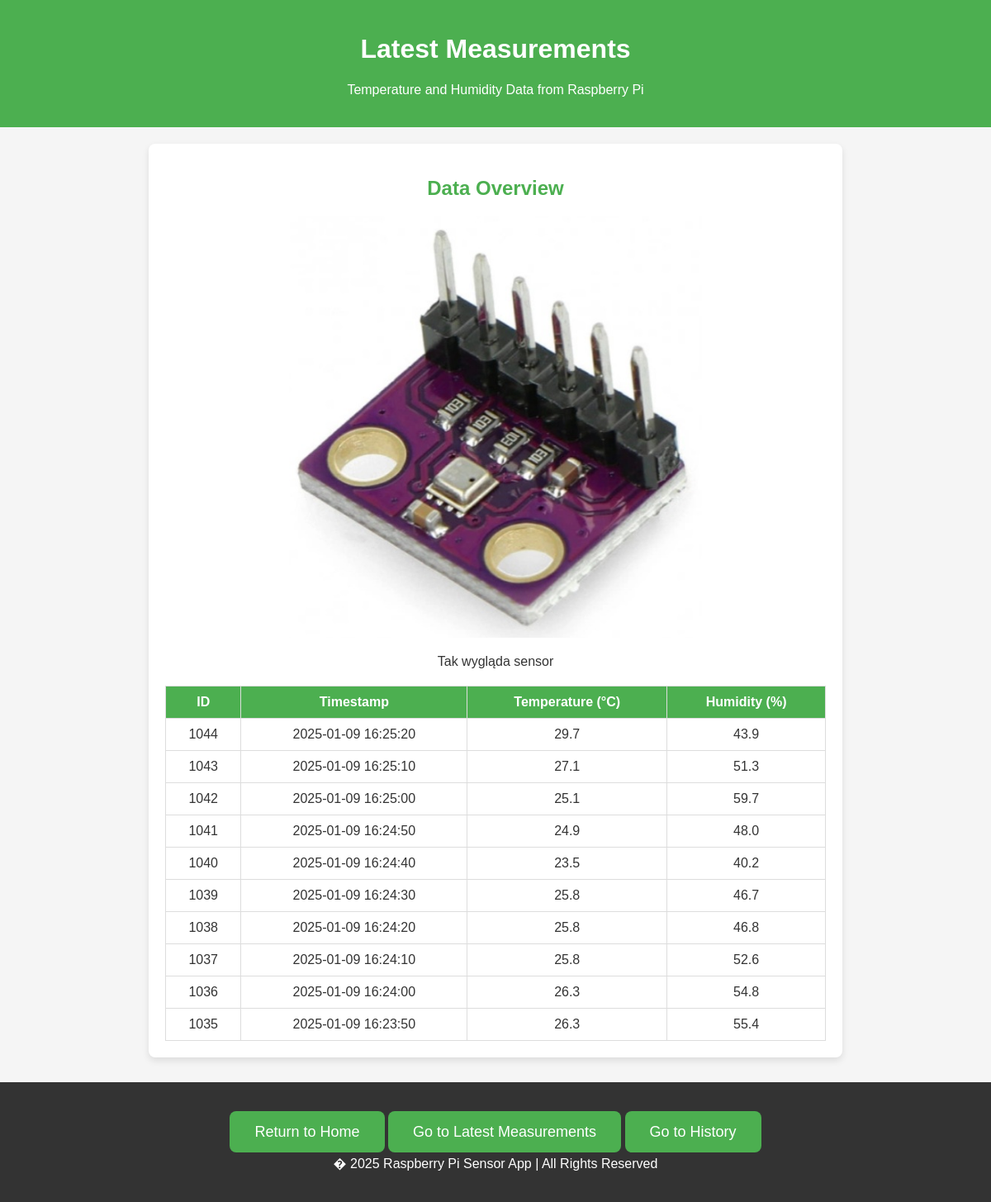
Page /measurements_page on the earlier database version.
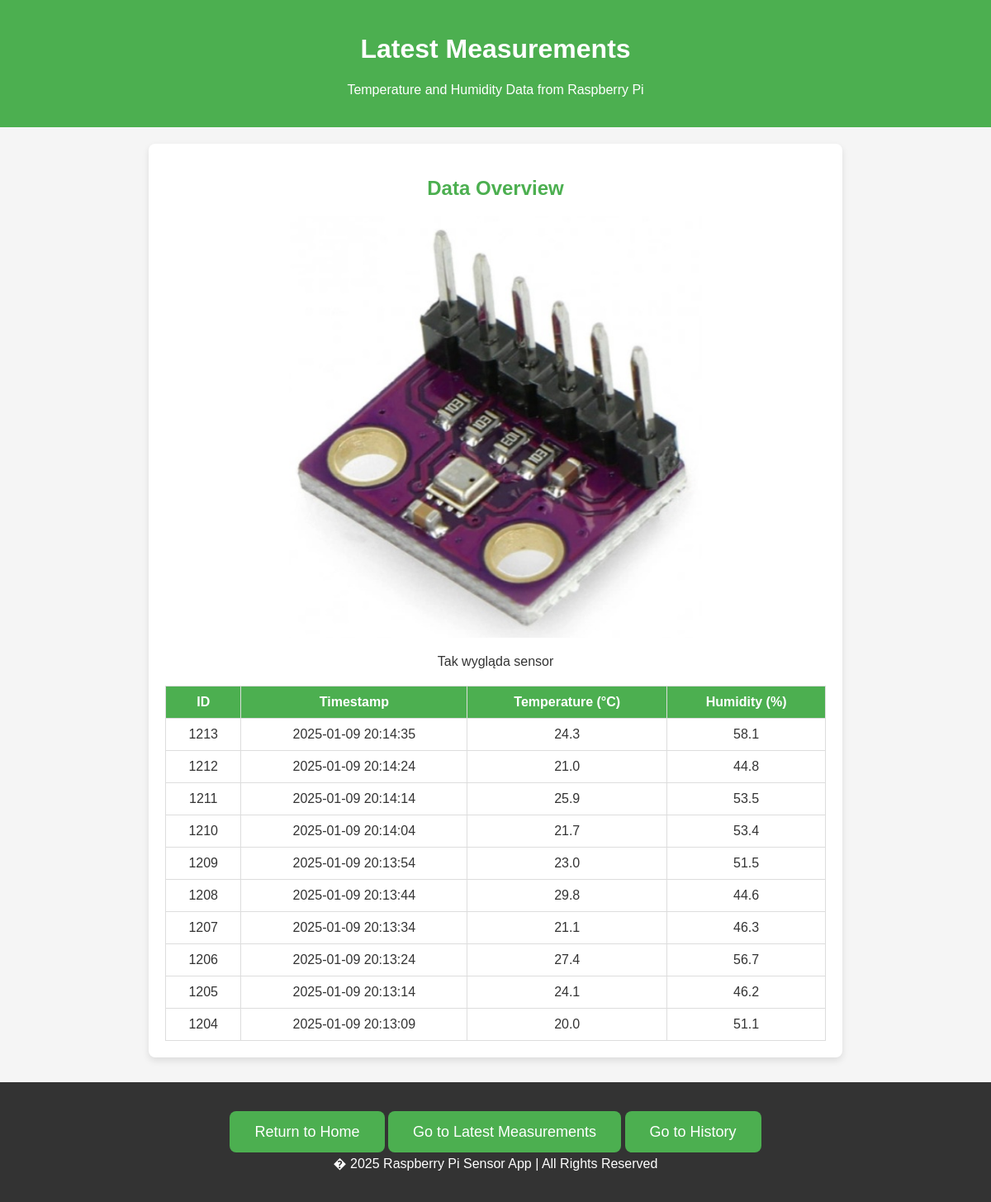
Same page on the later database version.
### tables this page shows
CREATE TABLE weather_control (
            id INTEGER PRIMARY KEY AUTOINCREMENT,
            timestamp DATETIME DEFAULT CURRENT_TIMESTAMP,
            temperature REAL,
            humidity REAL
        );

### app.py (the view)
@app.route('/measurements_page')
def measurements_page():
    conn = sqlite3.connect(DB_PATH)
    cursor = conn.cursor()
    cursor.execute("SELECT * FROM weather_control ORDER BY timestamp DESC LIMIT 10")
    measurements = cursor.fetchall()
    conn.close()
    return render_template('measurements.html', measurements=measurements)

### templates/measurements.html (shortened to what this page needs)
<!DOCTYPE html>
<html lang="en">
<head>
    <link rel="stylesheet" href="static/css/index.css">
</head>
<body>
    <header>
        <h1 class="welcome-msg">Latest Measurements</h1>
        <p>Temperature and Humidity Data from Raspberry Pi</p>
    </header>
    <div class="container">
        <h2>Data Overview</h2>
        <div class="image-container">
            <img src="static/images/weather.jpg" alt="Weather detector" class="resized-image">
            <p>Tak wygląda sensor</p>
        </div>
        <table>
            <thead>
                <tr>
                    <th>ID</th>
                    <th>Timestamp</th>
                    <th>Temperature (&deg;C)</th>
                    <th>Humidity (%)</th>
                </tr>
            </thead>
            <tbody>
                {% for measurement in measurements %}
                    <tr>
                        <td>{{ measurement[0] }}</td>
                        <td>{{ measurement[1] }}</td>
                        <td>{{ measurement[2] }}</td>
                        <td>{{ measurement[3] }}</td>
                    </tr>
                {% endfor %}
            </tbody>
        </table>
    </div>
    <footer>
        <div class="cta">
            <a href="/" class="button">Return to Home</a>
            <a href="/measurements_page" class="button">Go to Latest Measurements</a>
            <a href="/history_page" class="button">Go to History</a>
        </div>
        <p>� 2025 Raspberry Pi Sensor App | All Rights Reserved</p>
    </footer>
</body>
</html>

Differences in the rows shown:
no longer on this page (row unchanged): weather_control: id "1044", timestamp "2025-01-09 16:25:20", temperature "29.7", humidity "43.9"
no longer on this page (row unchanged): weather_control: id "1043", timestamp "2025-01-09 16:25:10", temperature "27.1", humidity "51.3"
no longer on this page (row unchanged): weather_control: id "1042", timestamp "2025-01-09 16:25:00", temperature "25.1", humidity "59.7"
no longer on this page (row unchanged): weather_control: id "1041", timestamp "2025-01-09 16:24:50", temperature "24.9", humidity "48.0"
no longer on this page (row unchanged): weather_control: id "1040", timestamp "2025-01-09 16:24:40", temperature "23.5", humidity "40.2"
no longer on this page (row unchanged): weather_control: id "1039", timestamp "2025-01-09 16:24:30", temperature "25.8", humidity "46.7"
no longer on this page (row unchanged): weather_control: id "1038", timestamp "2025-01-09 16:24:20", temperature "25.8", humidity "46.8"
no longer on this page (row unchanged): weather_control: id "1037", timestamp "2025-01-09 16:24:10", temperature "25.8", humidity "52.6"
no longer on this page (row unchanged): weather_control: id "1036", timestamp "2025-01-09 16:24:00", temperature "26.3", humidity "54.8"
no longer on this page (row unchanged): weather_control: id "1035", timestamp "2025-01-09 16:23:50", temperature "26.3", humidity "55.4"
added weather_control: id "1213", timestamp "2025-01-09 20:14:35", temperature "24.3", humidity "58.1"
added weather_control: id "1212", timestamp "2025-01-09 20:14:24", temperature "21.0", humidity "44.8"
added weather_control: id "1211", timestamp "2025-01-09 20:14:14", temperature "25.9", humidity "53.5"
added weather_control: id "1210", timestamp "2025-01-09 20:14:04", temperature "21.7", humidity "53.4"
added weather_control: id "1209", timestamp "2025-01-09 20:13:54", temperature "23.0", humidity "51.5"
added weather_control: id "1208", timestamp "2025-01-09 20:13:44", temperature "29.8", humidity "44.6"
added weather_control: id "1207", timestamp "2025-01-09 20:13:34", temperature "21.1", humidity "46.3"
added weather_control: id "1206", timestamp "2025-01-09 20:13:24", temperature "27.4", humidity "56.7"
added weather_control: id "1205", timestamp "2025-01-09 20:13:14", temperature "24.1", humidity "46.2"
added weather_control: id "1204", timestamp "2025-01-09 20:13:09", temperature "20.0", humidity "51.1"
